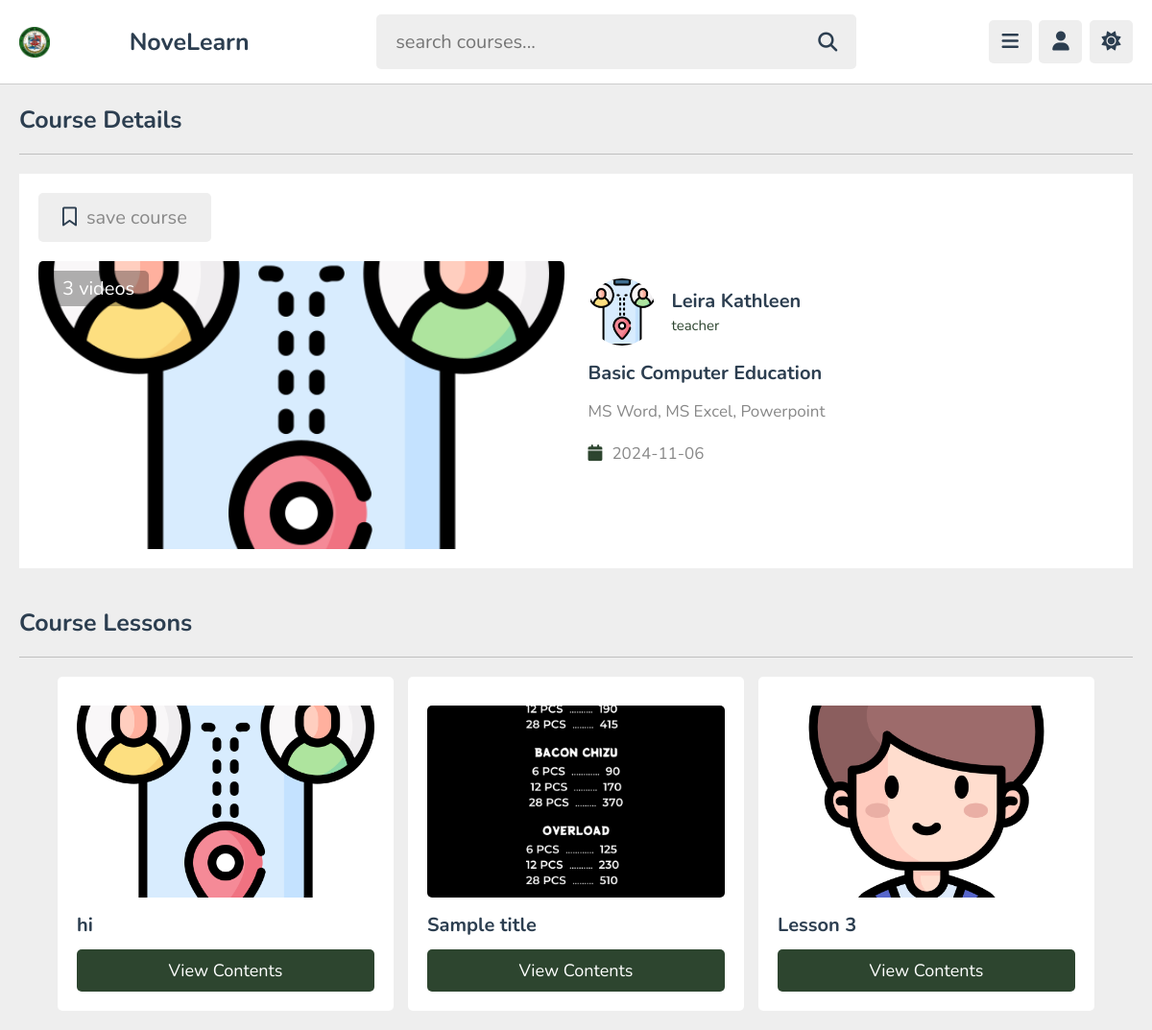
The app's page /playlist.php?get_id=JZ3nAqvQ2bniziJnpFIs with its own data.
### tables this page shows
CREATE TABLE `playlist` (
  `id` varchar(20) NOT NULL,
  `course_id` varchar(20) NOT NULL,
  `tutor_id` varchar(20) NOT NULL,
  `title` varchar(100) NOT NULL,
  `description` varchar(1000) NOT NULL,
  `thumb` varchar(100) NOT NULL,
  `date` date NOT NULL DEFAULT current_timestamp(),
  `status` varchar(20) NOT NULL DEFAULT 'deactive'
);

CREATE TABLE `tutors` (
  `id` varchar(20) NOT NULL,
  `teacher_number` varchar(20) NOT NULL,
  `fname` varchar(50) NOT NULL,
  `mname` varchar(50) NOT NULL,
  `lname` varchar(50) NOT NULL,
  `dob` date NOT NULL,
  `address` varchar(100) NOT NULL,
  `profession` varchar(50) NOT NULL,
  `email` varchar(50) NOT NULL,
  `contactnum` varchar(50) NOT NULL,
  `password` varchar(50) NOT NULL,
  `image` varchar(100) NOT NULL
);

CREATE TABLE `content` (
  `id` varchar(20) NOT NULL,
  `tutor_id` varchar(20) NOT NULL,
  `playlist_id` varchar(20) NOT NULL,
  `lesson_id` varchar(20) NOT NULL,
  `lesson_number` int(10) NOT NULL,
  `title` varchar(100) NOT NULL,
  `description` varchar(1000) NOT NULL,
  `thumb` varchar(100) NOT NULL,
  `pdf` varchar(100) NOT NULL,
  `activity` varchar(100) NOT NULL,
  `date` date NOT NULL DEFAULT current_timestamp()
);

### playlist.php (the view, shortened to what this page needs)
<?php
include 'components/connect.php';
if(isset($_GET['get_id'])){
   $get_id = $_GET['get_id'];
}else{
   $get_id = '';
   header('location:home.php');
}
?>
<!DOCTYPE html>
<html lang="en">
<head>
   <link rel="stylesheet" href="https://cdnjs.cloudflare.com/ajax/libs/font-awesome/6.2.0/css/all.min.css">
   <link rel="stylesheet" href="css/style.css">
   <link rel="stylesheet" href="css/admin_style.css">
</head>
<body>
<?php include 'components/user_header.php'; ?>
<section class="playlist">
   <h1 class="heading">course details</h1>
   <div class="row">
      <?php
         $select_playlist = $conn->prepare("SELECT * FROM `playlist` WHERE id = ? and status = ? LIMIT 1");
         $select_playlist->execute([$get_id, 'active']);
         if($select_playlist->rowCount() > 0){
            $fetch_playlist = $select_playlist->fetch(PDO::FETCH_ASSOC);
            $playlist_id = $fetch_playlist['id'];
            $count_videos = $conn->prepare("SELECT * FROM `content` WHERE playlist_id = ?");
            $count_videos->execute([$playlist_id]);
            $total_videos = $count_videos->rowCount();
            $select_tutor = $conn->prepare("SELECT * FROM `tutors` WHERE id = ? LIMIT 1");
            $select_tutor->execute([$fetch_playlist['tutor_id']]);
            $fetch_tutor = $select_tutor->fetch(PDO::FETCH_ASSOC);
            $select_bookmark = $conn->prepare("SELECT * FROM `bookmark` WHERE user_id = ? AND playlist_id = ?");
            $select_bookmark->execute([$user_id, $playlist_id]);
      ?>
      <div class="col">
         <form action="" method="post" class="save-list">
            <?php
               if($select_bookmark->rowCount() > 0){
            ?>
            <button type="submit" name="save_list"><i class="fas fa-bookmark"></i><span>saved</span></button>
            <?php
               }else{
            ?>
               <button type="submit" name="save_list"><i class="far fa-bookmark"></i><span>save course</span></button>
            <?php
               }
            ?>
         </form>
         <div class="thumb">
            <span><?= $total_videos; ?> videos</span>
            <img src="uploaded_files/<?= $fetch_playlist['thumb']; ?>" alt="">
         </div>
      </div>
      <div class="col">
         <div class="tutor">
            <img src="uploaded_files/<?= $fetch_tutor['image']; ?>" alt="">
            <div>
               <h3><?= $fetch_tutor['fname']; ?></h3>
               <span><?= $fetch_tutor['profession']; ?></span>
            </div>
         </div>
         <div class="details">
            <h3><?= $fetch_playlist['title']; ?></h3>
            <p><?= $fetch_playlist['description']; ?></p>
            <div class="date"><i class="fas fa-calendar"></i><span><?= $fetch_playlist['date']; ?></span></div>
         </div>
      </div>
      <?php
         }else{
            echo '<p class="empty">this playlist was not found!</p>';
         }
      ?>
   </div>
</section>
<section class="contents">
   <h1 class="heading">course lessons</h1>
   <div class="box-container">
   <?php
      $select_videos = $conn->prepare("SELECT * FROM `content` WHERE playlist_id = ?");
      $select_videos->execute([$playlist_id]);
      if($select_videos->rowCount() > 0){
         while($fecth_videos = $select_videos->fetch(PDO::FETCH_ASSOC)){
            $video_id = $fecth_videos['id'];
   ?>
      <div class="box">
         <img src="uploaded_files/<?= $fecth_videos['thumb']; ?>" class="thumb" alt="">
         <h3 class="title"><?= $fecth_videos['title']; ?></h3>
         <a href="view_content.php?get_id=<?= $video_id; ?>" class="btn">view contents</a>
      </div>
   <?php
         }
      }else{
         echo '<p class="empty">no videos added yet!</p>';
      }
   ?>
   </div>
</section>
</body>
</html>

### css/style.css (style rules this page uses)
:root { --main-color:#2D452F; --red:#e74c3c; --oragen:#f39c12; --white:#fff; --black:#2c3e50; --light-color:#888; --light-bg:#eee; --border:.1rem solid rgba(0,0,0,.2); }
* { font-family: 'Nunito', sans-serif; margin: 0; padding: 0; box-sizing: border-box; outline: none; border: none; text-decoration: none; }
html { font-size: 62.5%; overflow-x: hidden; }
body { background-color: var(--light-bg); padding-left: 30rem; }
section { padding:2rem; max-width: 1200px; margin: 0 auto; }
.btn, .option-btn, .delete-btn, .inline-btn, .inline-option-btn, .inline-delete-btn { border-radius: .5rem; padding: 1rem 3rem; font-size: 1.8rem; color: #fff; margin-top: 1rem; text-transform: capitalize; cursor: pointer; text-align: center; }
.btn, .option-btn, .delete-btn { display: block; width: 100%; }
.btn, .inline-btn { background-color: var(--main-color); }
.heading { padding-bottom: 1.8rem; border-bottom: var(--border); font-size: 2.5rem; color: var(--black); text-transform: capitalize; margin-bottom: 3rem; }
.playlist .row { display: flex; align-items: center; gap:2.5rem; flex-wrap: wrap; padding: 2rem; background-color: var(--white); }
.playlist .row .col { flex: 1 1 40rem; }
.playlist .row .col .save-list button { font-size: 2rem; border-radius: .5rem; background-color: var(--light-bg); padding: 1.2rem 2.5rem; cursor: pointer; margin-bottom: 2rem; }
.playlist .row .col .save-list button i { color: var(--black); margin-right: 1rem; }
.playlist .row .col .save-list button span { color: var(--light-color); }
.playlist .row .col .thumb { position: relative; height: 30rem; }
.playlist .row .col .thumb span { position: absolute; top: 1rem; left: 1rem; border-radius: .5rem; padding: .5rem 1.5rem; font-size: 2rem; color: #fff; background-color: rgba(0,0,0,.3); }
.playlist .row .col .thumb img { width: 100%; height: 100%; border-radius: .5rem; object-fit: cover; }
.playlist .row .col .tutor { display: flex; align-items: center; gap: 1.7rem; }
.playlist .row .col .tutor img { height: 7rem; width: 7rem; border-radius: 50%; object-fit: cover; }
.playlist .row .col .tutor h3 { font-size: 2rem; color: var(--black); margin-bottom: .2rem; }
.playlist .row .col .tutor span { color: var(--main-color); font-size: 1.5rem; }
.playlist .row .col .details { padding-top: 1.5rem; }
.playlist .row .col .details h3 { font-size: 2rem; color: var(--black); }
.playlist .row .col .details p { padding: 1rem 0; line-height: 2; color: var(--light-color); font-size: 1.7rem; }
.playlist .row .col .details .date { font-size: 1.7rem; padding-top: .5rem; }
.playlist .row .col .details .date i { color: var(--main-color); margin-right: 1rem; }
.playlist .row .col .details .date span { color: var(--light-color); }
@media (max-width:1200px) { body { padding-left: 0; } }

### css/admin_style.css (style rules this page uses)
:root { --main-color:#2D452F; --red:#e74c3c; --oragen:#f39c12; --white:#fff; --black:#2c3e50; --light-color:#888; --light-bg:#eee; --border:.1rem solid rgba(0,0,0,.2); }
* { font-family: 'Nunito', sans-serif; margin: 0; padding: 0; box-sizing: border-box; outline: none; border: none; text-decoration: none; }
html { font-size: 62.5%; overflow-x: hidden; }
body { background-color: var(--light-bg); padding-left: 30rem; }
section { padding:2rem; max-width: 1200px; margin: 0 auto; }
.btn, .option-btn, .delete-btn, .inline-btn, .inline-option-btn, .inline-delete-btn { border-radius: .5rem; padding: 1rem 3rem; font-size: 1.8rem; color: #fff; margin-top: 1rem; text-transform: capitalize; cursor: pointer; text-align: center; }
.btn, .option-btn, .delete-btn { display: block; width: 100%; }
.btn, .inline-btn { background-color: var(--main-color); }
.heading { padding-bottom: 1.8rem; border-bottom: var(--border); font-size: 2.5rem; color: var(--black); text-transform: capitalize; margin-bottom: 2rem; }
.title { font-size: 30px; }
.contents .box-container { display: grid; grid-template-columns: repeat(auto-fit, 35rem); align-items: flex-start; justify-content: center; gap: 1.5rem; }
.contents .box-container .box { border-radius: .5rem; background-color: var(--white); padding: 2rem; overflow-x: hidden; }
.contents .box-container .box .thumb { height: 20rem; width: 100%; border-radius: .5rem; object-fit: cover; margin: 1rem 0; }
.contents .box-container .box .title { font-size: 2rem; color: var(--black); line-height: 1.5; text-overflow: ellipsis; overflow-x: hidden; }
@media (max-width:1200px) { body { padding-left: 0; } }

### records on screen
playlist: thumb (picture), title "Basic Computer Education", description "MS Word, MS Excel, Powerpoint", date "2024-11-06"
tutors: image (picture), fname "Leira Kathleen", profession "teacher"
content: thumb (picture), title "hi"
content: thumb (picture), title "Sample title"
content: thumb (picture), title "Lesson 3"

### other values on screen
$total_videos "3"
